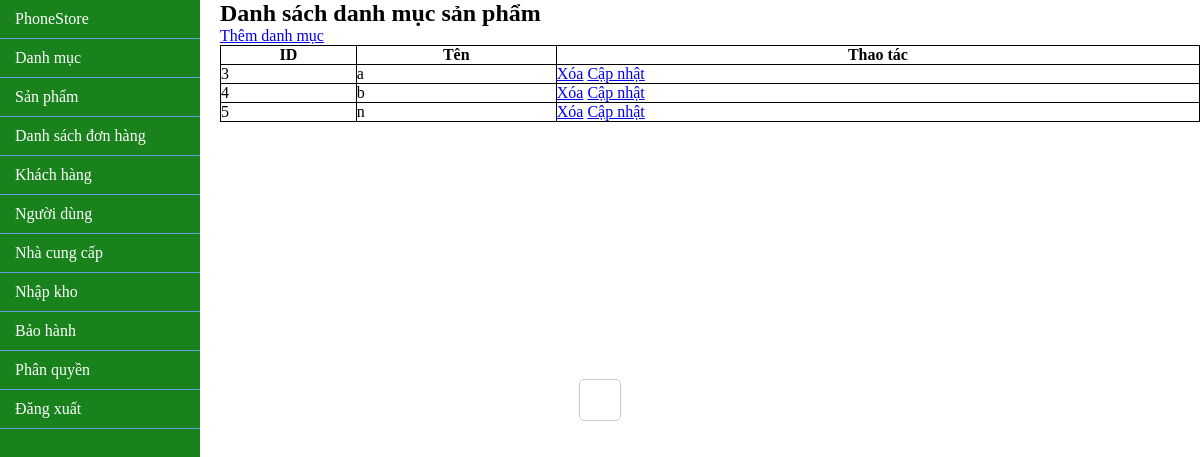
/admin/index.php?ctrl=categoryController (signed in), run on the app's committed database.
### tables this page shows
CREATE TABLE `danh_muc_san_pham` (
  `id` int(11) NOT NULL,
  `ten` varchar(255) DEFAULT NULL
);

### lib/database.php (called while the page is built, shortened)
<?php
class Database
{
    private $host = "localhost";
    private $username = "root";
    private $password = "";
    private $database = "phonestore";
    private $conn;
    public function __construct()
    {
        $this->conn = $this->connectDB();
    }
    private function connectDB()
    {
        $conn = mysqli_connect($this->host, $this->username, $this->password, $this->database);
        return $conn;
    }
    public function select($query)
    {
        $result = mysqli_query($this->conn, $query);
        if ($result) {
            $data = mysqli_fetch_all($result, MYSQLI_ASSOC);
            return $data;
        } else {
            die(mysqli_error($this->conn));
        }
    }
}

### admin/model/categoryModel.php (called while the page is built, shortened)
<?php
class CategoryModel
{
    private $db;
    public function __construct()
    {
        $this->db = new Database();
    }
    public function getAllCategories()
    {
        $query = "SELECT * FROM danh_muc_san_pham";
        return $this->db->select($query);
    }
}

### admin/view/categoryView.php (the view, shortened to what this page needs)
<!DOCTYPE html>
<html lang="vi">
<head>
</head>
<body>
    <h2>Danh sách danh mục sản phẩm</h2>
    <div id="addCategoryContainer"></div>
    <a href="index.php?ctrl=categoryController&action=viewAddCategory" id="addCategoryLink">Thêm danh mục</a>
    <table>
        <tr>
            <th>ID</th>
            <th>Tên</th>
            <th>Thao tác</th>
        </tr>
        <?php foreach ($categories as $category) : ?>
            <tr>
                <td><?php echo $category['id']; ?></td>
                <td><?php echo $category['ten']; ?></td>
                <td>
                    <a href="index.php?ctrl=categoryController&action=deleteCategory&id=<?php echo $category['id']; ?>">Xóa</a>
                    <a href="index.php?ctrl=categoryController&action=updateCategoryView&id=<?php echo $category['id']; ?>">Cập nhật</a>
                </td>
            </tr>
        <?php endforeach; ?>
    </table>
</body>
</html>

### admin/css/style.css (style rules this page uses)
table { border-collapse: collapse; width: 100%; }
table, th, td { border: 1px solid black; }
* { margin: 0; padding: 0; box-sizing: border-box; }

### admin/view/categoryView.php (style rules this page uses)
#addCategoryContainer { position: fixed; top: 50%; left: 50%; transform: translate(-50%, -50%); background-color: #ffffff; padding: 20px; border: 1px solid #ccc; border-radius: 5px; z-index: 9999; }

### data on the page
danh_muc_san_pham: id "3", ten "a"
danh_muc_san_pham: id "4", ten "b"
danh_muc_san_pham: id "5", ten "n"
